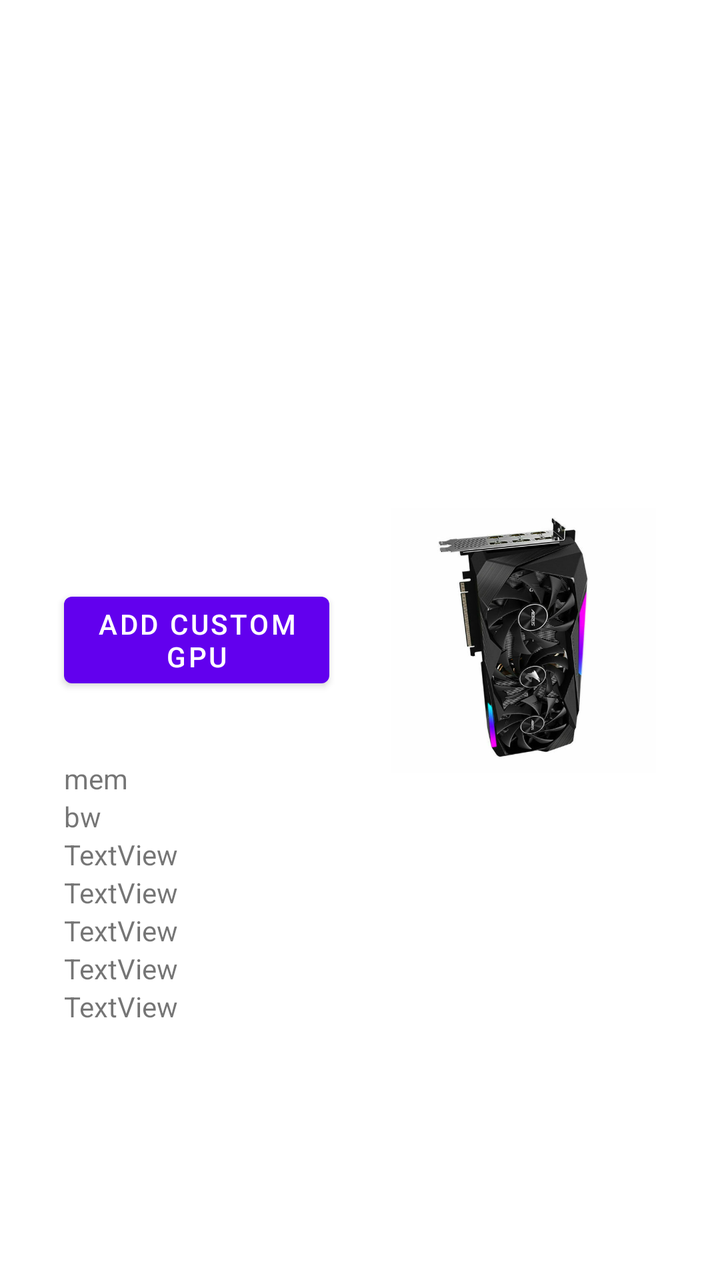
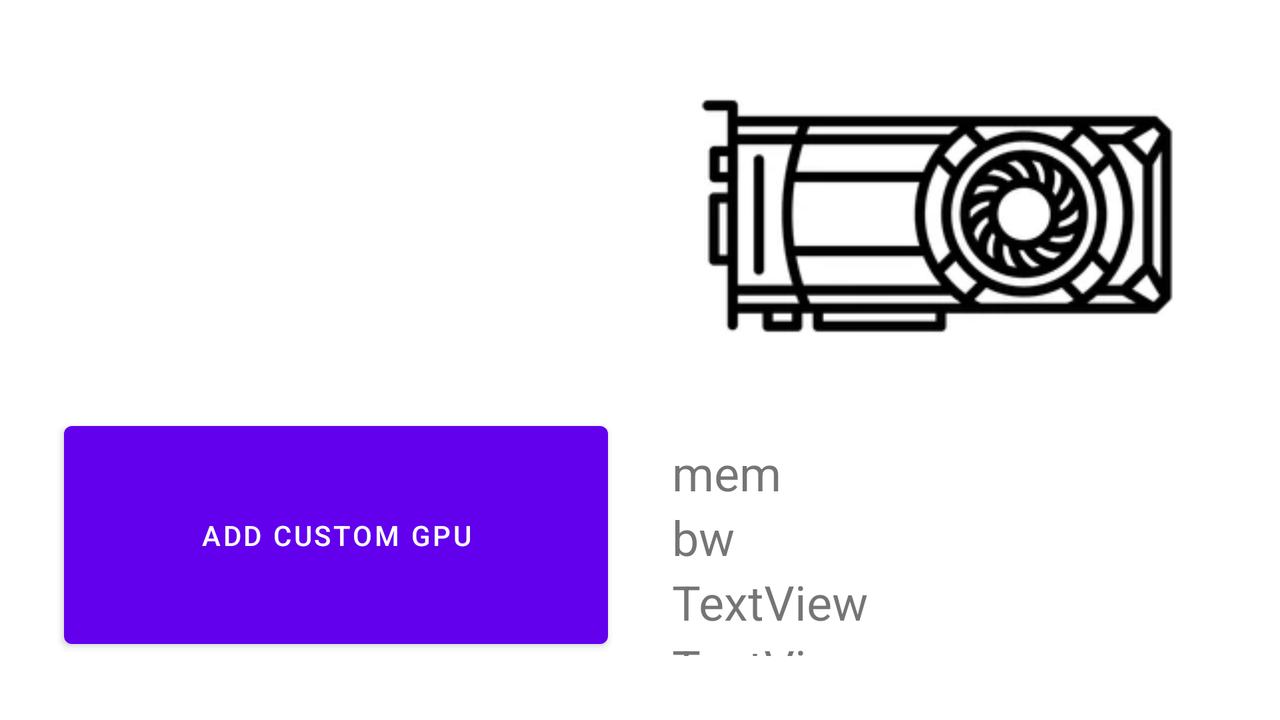

One screen, two layout resources from the same app: the default and the repository's alternative for another configuration. Each is rendered where Android would select it; the XML of both is given below.
<!-- AndroidManifest.xml: application theme Theme.GPUComparisonProject -->
<!-- res/layout/activity_main.xml -->
<?xml version="1.0" encoding="utf-8"?>
<androidx.constraintlayout.widget.ConstraintLayout xmlns:android="http://schemas.android.com/apk/res/android"
    xmlns:app="http://schemas.android.com/apk/res-auto"
    xmlns:tools="http://schemas.android.com/tools"
    android:layout_width="match_parent"
    android:layout_height="match_parent"
    tools:context=".MainActivity">


    <androidx.recyclerview.widget.RecyclerView
        android:id="@+id/recyclerView"
        android:layout_width="0dp"
        android:layout_height="0dp"
        android:layout_marginStart="32dp"
        android:layout_marginTop="32dp"
        android:layout_marginEnd="15dp"
        android:layout_marginBottom="16dp"
        app:layout_constraintBottom_toTopOf="@+id/addGPU"
        app:layout_constraintEnd_toStartOf="@+id/imageView"
        app:layout_constraintStart_toStartOf="parent"
        app:layout_constraintTop_toTopOf="parent"
        tools:listitem="@layout/adapter_custom" />

    <ImageView
        android:id="@+id/imageView"
        android:layout_width="0dp"
        android:layout_height="0dp"
        android:layout_marginStart="16dp"

        android:layout_marginTop="32dp"
        android:layout_marginEnd="32dp"
        android:layout_marginBottom="32dp"
        android:rotation="90"
        android:scaleType="centerInside"
        app:layout_constraintBottom_toBottomOf="parent"
        app:layout_constraintEnd_toEndOf="parent"
        app:layout_constraintStart_toEndOf="@+id/recyclerView"
        app:layout_constraintTop_toTopOf="parent"
        app:layout_constraintVertical_bias="0.0"
        app:srcCompat="@drawable/rtx3070" />

    <LinearLayout
        android:id="@+id/linearLayout2"
        android:layout_width="0dp"
        android:layout_height="0dp"
        android:layout_marginTop="16dp"
        android:layout_marginBottom="32dp"
        android:orientation="vertical"
        app:layout_constraintBottom_toBottomOf="parent"
        app:layout_constraintEnd_toEndOf="@+id/addGPU"
        app:layout_constraintStart_toStartOf="@+id/addGPU"
        app:layout_constraintTop_toBottomOf="@+id/addGPU">

        <TextView
            android:id="@+id/memory"
            android:layout_width="match_parent"
            android:layout_height="wrap_content"
            android:text="mem" />

        <TextView
            android:id="@+id/bandwidth"
            android:layout_width="match_parent"
            android:layout_height="wrap_content"
            android:text="bw" />

        <TextView
            android:id="@+id/textView5"
            android:layout_width="match_parent"
            android:layout_height="wrap_content"
            android:text="TextView" />

        <TextView
            android:id="@+id/textView6"
            android:layout_width="match_parent"
            android:layout_height="wrap_content"
            android:text="TextView" />

        <TextView
            android:id="@+id/textView7"
            android:layout_width="match_parent"
            android:layout_height="wrap_content"
            android:text="TextView" />

        <TextView
            android:id="@+id/textView8"
            android:layout_width="match_parent"
            android:layout_height="wrap_content"
            android:text="TextView" />

        <TextView
            android:id="@+id/textView9"
            android:layout_width="match_parent"
            android:layout_height="wrap_content"
            android:text="TextView" />

        <TextView
            android:id="@+id/textView11"
            android:layout_width="match_parent"
            android:layout_height="2dp"
            android:text="TextView" />
    </LinearLayout>

    <Button
        android:id="@+id/addGPU"
        android:layout_width="0dp"
        android:layout_height="wrap_content"
        android:layout_marginTop="16dp"
        android:layout_marginBottom="16dp"
        android:text="Add Custom GPU"
        app:layout_constraintBottom_toTopOf="@+id/linearLayout2"
        app:layout_constraintEnd_toEndOf="@+id/recyclerView"
        app:layout_constraintStart_toStartOf="@+id/recyclerView"
        app:layout_constraintTop_toBottomOf="@+id/recyclerView" />

</androidx.constraintlayout.widget.ConstraintLayout>
<!-- res/layout/adapter_custom.xml (included above) -->
<?xml version="1.0" encoding="utf-8"?>
<com.google.android.material.card.MaterialCardView
    xmlns:android="http://schemas.android.com/apk/res/android"
    xmlns:app="http://schemas.android.com/apk/res-auto"
    android:id="@+id/linearLayout"
    android:layout_width="match_parent"
    android:layout_height="50dp"
    android:layout_margin="5dp"
    app:strokeWidth="2dp"
    app:contentPadding="2dp"
    app:cardElevation="3dp"
    >

    <LinearLayout
        android:layout_width="match_parent"
        android:layout_height="wrap_content"
        android:orientation="horizontal"
        android:padding="9dp">

        <TextView
            android:id="@+id/adapter_manufacturer"
            android:layout_width="wrap_content"
            android:layout_height="wrap_content"
            android:text="NVIDIA"
            android:textSize="24sp" />

        <TextView
            android:id="@+id/adapter_name"
            android:layout_width="wrap_content"
            android:layout_height="wrap_content"
            android:layout_marginLeft="10dp"
            android:text="RTX 3070Ti"
            android:textSize="24sp" />

        <TextView
            android:id="@+id/adapter_price"
            android:layout_width="match_parent"
            android:layout_height="wrap_content"
            android:gravity="right"
            android:text="$500"
            android:textSize="24sp"
            android:textStyle="italic" />

    </LinearLayout>
</com.google.android.material.card.MaterialCardView>
<!-- resources referenced by this layout -->
<resources>
  <!-- drawable rtx3070: png bitmap (drawable, 201911 bytes) -->
  <style name="Theme.GPUComparisonProject" parent="Theme.MaterialComponents.DayNight.DarkActionBar">
          
          <item name="colorPrimary">@color/purple_500</item>
          <item name="colorPrimaryVariant">@color/purple_700</item>
          <item name="colorOnPrimary">@color/white</item>
          
          <item name="colorSecondary">@color/teal_200</item>
          <item name="colorSecondaryVariant">@color/teal_700</item>
          <item name="colorOnSecondary">@color/black</item>
          
          <item name="android:statusBarColor" tools:targetApi="l">?attr/colorPrimaryVariant</item>
          
      </style>
</resources>
<!-- res/layout-land/activity_main.xml (the repository's variant of the layout above) -->
<!-- drawn on the phone turned sideways -->
<?xml version="1.0" encoding="utf-8"?>
<androidx.constraintlayout.widget.ConstraintLayout xmlns:android="http://schemas.android.com/apk/res/android"
    xmlns:app="http://schemas.android.com/apk/res-auto"
    xmlns:tools="http://schemas.android.com/tools"
    android:layout_width="match_parent"
    android:layout_height="match_parent"
    tools:context=".MainActivity">


    <androidx.recyclerview.widget.RecyclerView
        android:id="@+id/recyclerView"
        android:layout_width="0dp"
        android:layout_height="0dp"
        android:layout_marginStart="32dp"
        android:layout_marginTop="32dp"
        android:layout_marginEnd="16dp"
        android:layout_marginBottom="16dp"
        app:layout_constraintBottom_toTopOf="@+id/addGPU"
        app:layout_constraintEnd_toStartOf="@+id/imageView"
        app:layout_constraintStart_toStartOf="parent"
        app:layout_constraintTop_toTopOf="parent"
        tools:listitem="@layout/adapter_custom" />

    <ImageView
        android:id="@+id/imageView"
        android:layout_width="0dp"
        android:layout_height="wrap_content"

        android:layout_marginStart="16dp"
        android:layout_marginEnd="32dp"
        android:layout_marginBottom="16dp"
        app:layout_constraintBottom_toTopOf="@+id/linearLayout2"
        app:layout_constraintEnd_toEndOf="parent"
        app:layout_constraintStart_toEndOf="@+id/recyclerView"
        app:layout_constraintTop_toTopOf="@+id/recyclerView"
        app:srcCompat="@drawable/custom" />

    <LinearLayout
        android:id="@+id/linearLayout2"
        android:layout_width="0dp"
        android:layout_height="0dp"
        android:layout_marginTop="16dp"
        android:orientation="vertical"
        app:layout_constraintBottom_toBottomOf="@+id/addGPU"
        app:layout_constraintEnd_toEndOf="@+id/imageView"
        app:layout_constraintHorizontal_bias="0.0"
        app:layout_constraintStart_toStartOf="@+id/imageView"
        app:layout_constraintTop_toBottomOf="@+id/imageView">

        <TextView
            android:id="@+id/memory"
            android:layout_width="match_parent"
            android:layout_height="wrap_content"
            android:text="mem"
            android:textSize="24sp" />

        <TextView
            android:id="@+id/bandwidth"
            android:layout_width="match_parent"
            android:layout_height="wrap_content"
            android:text="bw"
            android:textSize="24sp" />

        <TextView
            android:id="@+id/baseClock"
            android:layout_width="match_parent"
            android:layout_height="wrap_content"
            android:text="TextView"
            android:textSize="24sp" />

        <TextView
            android:id="@+id/boostClock"
            android:layout_width="match_parent"
            android:layout_height="wrap_content"
            android:text="TextView"
            android:textSize="24sp" />

        <TextView
            android:id="@+id/tdp"
            android:layout_width="match_parent"
            android:layout_height="wrap_content"
            android:text="TextView"
            android:textSize="24sp" />

        <TextView
            android:id="@+id/architecture"
            android:layout_width="match_parent"
            android:layout_height="wrap_content"
            android:text="TextView"
            android:textSize="24sp" />

        <TextView
            android:id="@+id/review"
            android:layout_width="match_parent"
            android:layout_height="wrap_content"
            android:text="TextView"
            android:textSize="24sp" />

    </LinearLayout>

    <Button
        android:id="@+id/addGPU"
        android:layout_width="0dp"
        android:layout_height="121dp"
        android:layout_marginTop="16dp"
        android:layout_marginBottom="32dp"
        android:text="Add Custom GPU"
        app:layout_constraintBottom_toBottomOf="parent"
        app:layout_constraintEnd_toEndOf="@+id/recyclerView"
        app:layout_constraintStart_toStartOf="@+id/recyclerView"
        app:layout_constraintTop_toBottomOf="@+id/recyclerView" />

</androidx.constraintlayout.widget.ConstraintLayout>
<!-- resources referenced by the variant -->
<!-- as the phone turned sideways resolves them -->
<resources>
  <!-- drawable custom: png bitmap (drawable, 25260 bytes) -->
  <style name="Theme.GPUComparisonProject" parent="Theme.MaterialComponents.DayNight.DarkActionBar">
          
          <item name="colorPrimary">@color/purple_500</item>
          <item name="colorPrimaryVariant">@color/purple_700</item>
          <item name="colorOnPrimary">@color/white</item>
          
          <item name="colorSecondary">@color/teal_200</item>
          <item name="colorSecondaryVariant">@color/teal_700</item>
          <item name="colorOnSecondary">@color/black</item>
          
          <item name="android:statusBarColor" tools:targetApi="l">?attr/colorPrimaryVariant</item>
          
      </style>
</resources>
